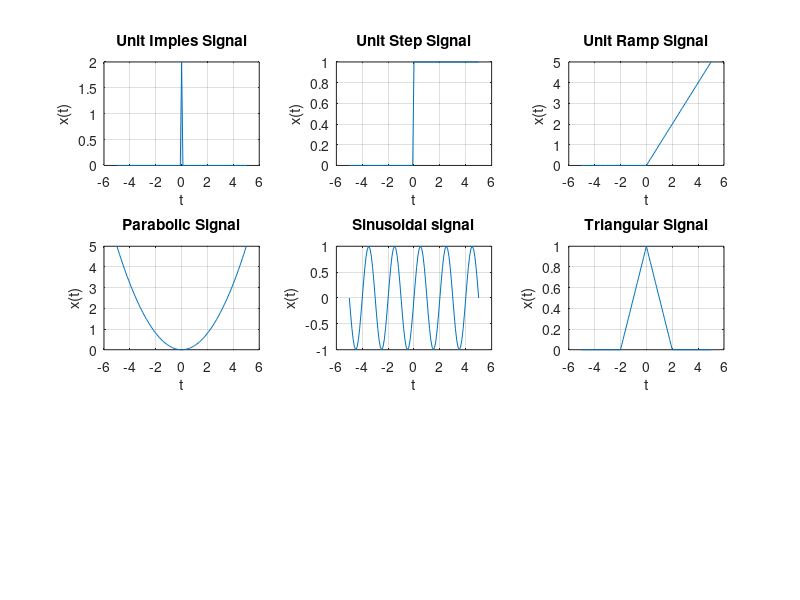
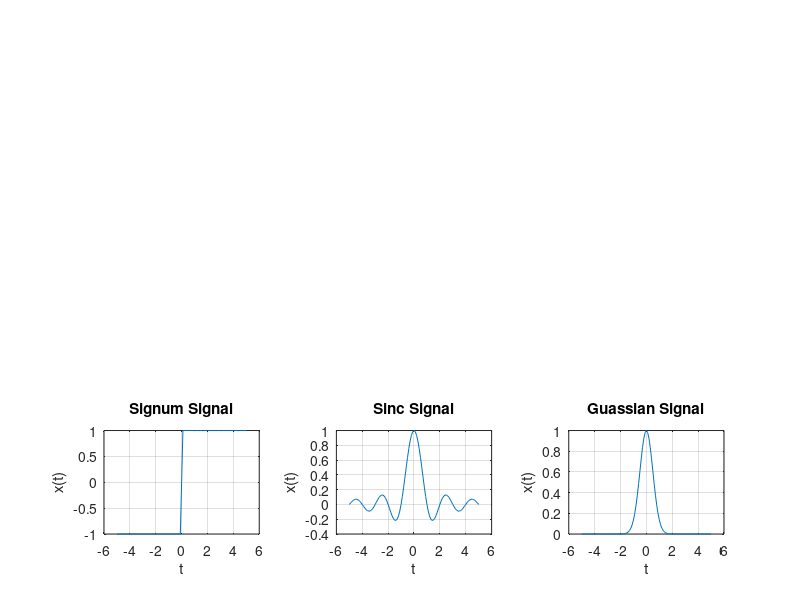

Source code (MATLAB) for these figures, in order:
close all;
clear all;
clc;

% a program for generating standard signals
tmin = -5;
dt = 0.1;
tmax = 5;

t = tmin:dt:tmax;

%% Unit Impulse Signal
x1 = 2;
x2 = 0;
x = x1.*(t==0) + x2.*(t~=0);
subplot(3,3,1);
plot(t,x);
xlabel('t');
ylabel('x(t)');
title('Unit Imples Signal');
grid on
%% Unit Step Signal
x1 = 1;
x2 = 0;
x = x1.*(t>=0) + x2.*(t<=0);
subplot(3,3,2);
plot(t,x);
xlabel('t');
ylabel('x(t)');
title('Unit Step Signal');
grid on
%% Unit Ramp Signal
x1 = t;
x2 = 0;
x = x1.*(t>=0) + x2.*(t<=0);
subplot(3,3,3);
plot(t,x);
xlabel('t');
ylabel('x(t)');
title('Unit Ramp Signal');
grid on
%% Parabolic Signal
A = 0.4;
x1 = (A*(t.^2)/2);
x2 = (A*(t.^2)/2);
x = x1.*(t>=0)+ x2.*(t<=0);
subplot(3,3,4);
plot(t,x);
xlabel('t');
ylabel('x(t)');
title('Parabolic Signal');
grid on
%% Sinusoidal Signal
T = 2;
F = 1/T;
x = sin(2*pi*F*t);
subplot(3,3,5);
plot(t,x);
xlabel('t');
ylabel('x(t)');
title('Sinusoidal signal');
grid on
%% Triangular Signal
a = 2;
x1 = 1-abs(t)/2;
x2 = 0;
x = x1.*(abs(t)<a) + x2.*(abs(t)>a);
subplot(3,3,6);
plot(t,x);
xlabel('t');
ylabel('x(t)');
title('Triangular Signal');
grid on
%% Signam Signal
figure;
x1 = 1;
x2 = 0;
x3 = -1;
x = x1.*(t>0)+x2.*(t==0)+x3.*(t<0);
subplot(3,3,7)
plot(t,x);
xlabel('t');
ylabel('x(t)');
title('Signum Signal');
grid on
%% Sinc Signal
x = sinc(t);
subplot(3,3,8);
plot(t,x);
xlabel('t');
ylabel('x(t)');
title('Sinc Signal')
grid on
%% Guassian Signal
a = 2;
x = exp(-a.*(t.^2));
subplot(3,3,9);
plot(t,x);
xlabel('t');
ylabel('x(t)');
title('Guassian Signal');
grid on

%%





